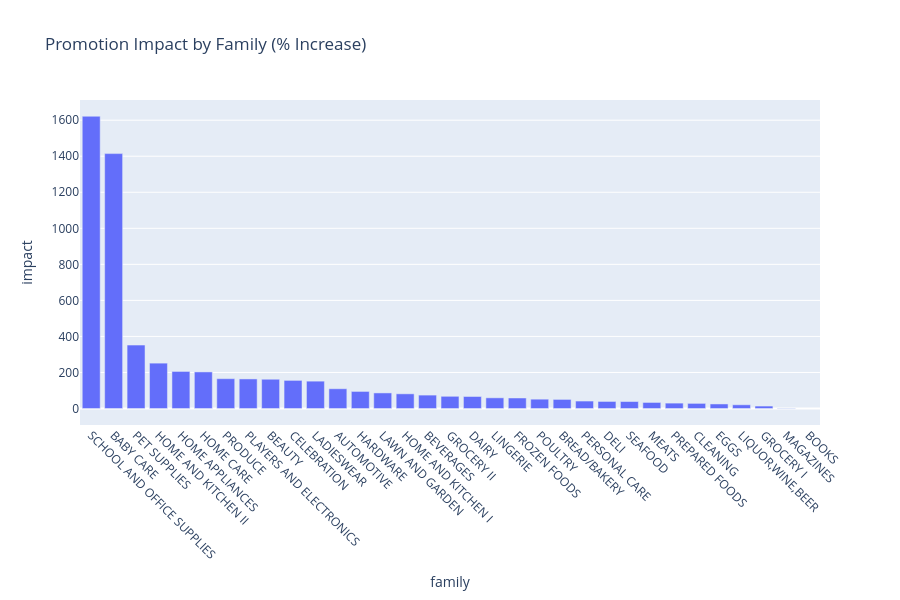

Source (notebook cell):
### Code cell
# Visualize promotion impact
fig = px.bar(promo_impact.reset_index(), x='family', y='impact', 
             title='Promotion Impact by Family (% Increase)')
fig.update_xaxes(tickangle=45)
fig.update_layout(height=600)
fig.show()

### Figure 1 — Plotly figure (JSON) as saved in the notebook; plotly's stock layout.template omitted (floating-point values rounded to 4 significant figures)
{"data": [{"hovertemplate": "family=%{x}<br>impact=%{y}<extra></extra>", "legendgroup": "", "marker": {"color": "#636efa", "pattern": {"shape": ""}}, "name": "", "orientation": "v", "showlegend": false, "textposition": "auto", "type": "bar", "x": ["SCHOOL AND OFFICE SUPPLIES", "BABY CARE", "PET SUPPLIES", "HOME AND KITCHEN II", "HOME APPLIANCES", "HOME CARE", "PRODUCE", "PLAYERS AND ELECTRONICS", "BEAUTY", "CELEBRATION", "LADIESWEAR", "AUTOMOTIVE", "HARDWARE", "LAWN AND GARDEN", "HOME AND KITCHEN I", "BEVERAGES", "GROCERY II", "DAIRY", "LINGERIE", "FROZEN FOODS", "POULTRY", "BREAD/BAKERY", "PERSONAL CARE", "DELI", "SEAFOOD", "MEATS", "PREPARED FOODS", "CLEANING", "EGGS", "LIQUOR,WINE,BEER", "GROCERY I", "MAGAZINES", "BOOKS"], "xaxis": "x", "y": [1622.0, 1415.0, 352.0, 251.8, 205.7, 203.1, 165.5, 164.1, 162.4, 156.1, 151.9, 109.7, 94.8, 86.5, 81.54, 74.45, 67.79, 66.71, 59.33, 58.41, 51.79, 50.52, 41.34, 39.18, 38.75, 33.64, 29.95, 28.51, 25.26, 20.69, 13.61, -1.309, NaN], "yaxis": "y"}], "layout": {"barmode": "relative", "height": 600, "legend": {"tracegroupgap": 0}, "title": {"text": "Promotion Impact by Family (% Increase)"}, "xaxis": {"anchor": "y", "domain": [0, 1], "tickangle": 45, "title": {"text": "family"}}, "yaxis": {"anchor": "x", "domain": [0, 1], "title": {"text": "impact"}}}}
